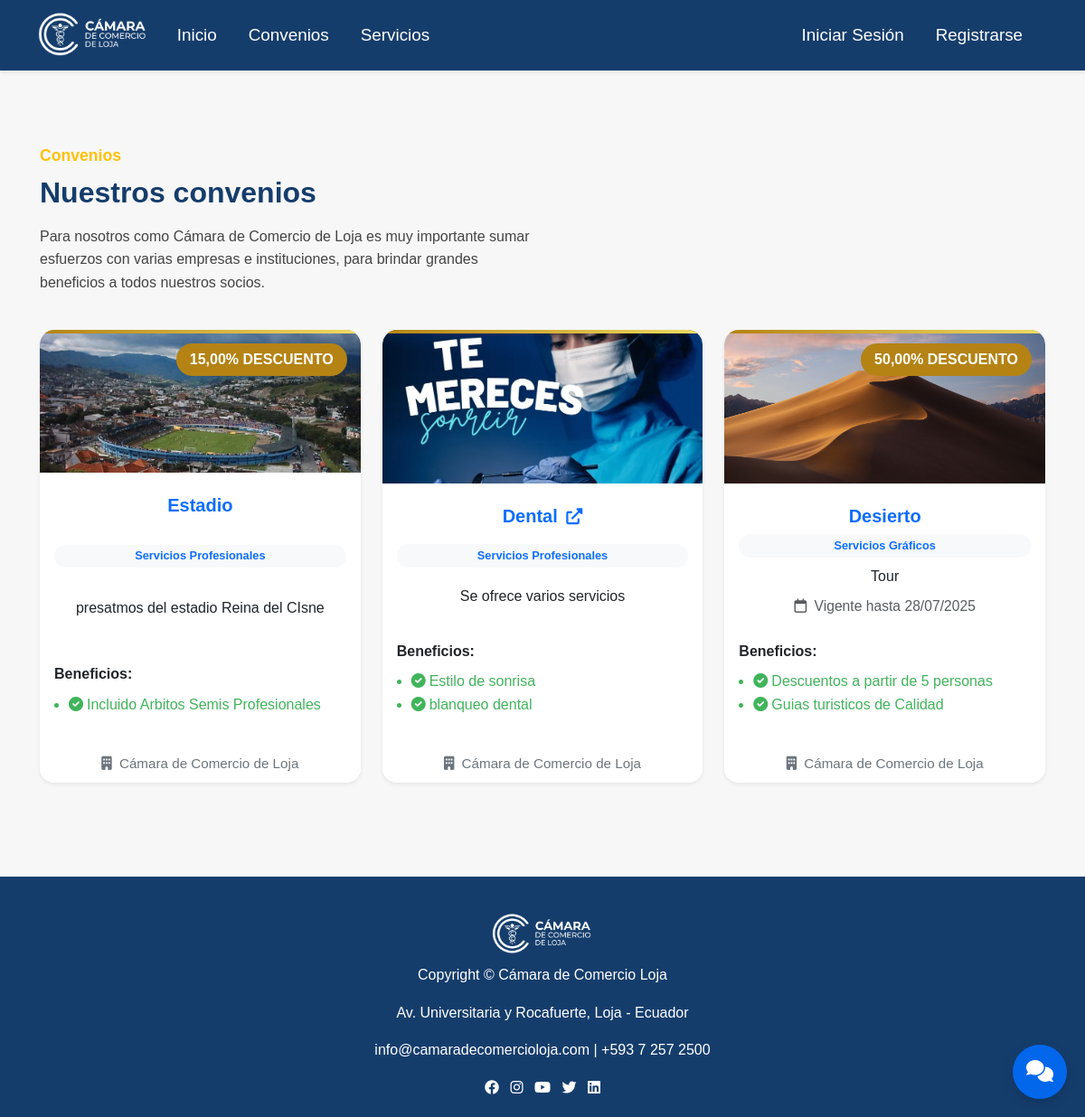
Screenshot of /convenios/ with the database file from the repository.
### camara/models.py (models this page shows, shortened)
class Convenio(models.Model):
    CATEGORIA_CHOICES = [
        ('financieros', 'Servicios Financieros'),
        ('turismo', 'Turismo y Hotelería'),
        ('profesionales', 'Servicios Profesionales'),
        ('graficos', 'Servicios Gráficos'),
    ]
    nombre = models.CharField(max_length=255)
    descripcion = models.TextField(null=True, blank=True)
    imagen = models.ImageField(upload_to='convenios/', null=True, blank=True)
    fecha_fin = models.DateField(null=True, blank=True)
    categoria = models.CharField(
        max_length=20,
        choices=CATEGORIA_CHOICES,
        default='financieros'
    )
    tiene_descuento = models.BooleanField(default=False)  # Nuevo campo
    porcentaje_descuento = models.DecimalField(max_digits=5, decimal_places=2, null=True, blank=True)  # Nuevo campo
    enlace = models.URLField("Enlace externo", null=True, blank=True)  # Nuevo campo

class Beneficio(models.Model):
    convenio = models.ForeignKey(Convenio, on_delete=models.SET_NULL, null=True)
    descripcion = models.TextField(null=True, blank=True)

### camara/views.py (the view)
# urls.py: path('convenios/', views.convenios, name='convenios'),
def convenios(request):
    convenios = Convenio.objects.all()
    return render(request, 'vista_publica/convenios.html', {'convenios': convenios})

### camara/template/vista_publica/convenios.html (shortened to what this page needs)
{% extends "master.html" %}
{% load static %}
{% block content %}
<div class="container mt-5">
    <div class="row align-items-center mb-4">
        <div class="col-md-6">
            <span class="convenios-subtitulo">Convenios</span>
            <h2 class="convenios-titulo mt-2">Nuestros convenios</h2>
            <p class="convenios-descripcion mt-3">
                Para nosotros como Cámara de Comercio de Loja es muy importante sumar esfuerzos con varias empresas e
                instituciones, para brindar grandes beneficios a todos nuestros socios.
            </p>
        </div>
    </div>
    <div class="row justify-content-center">
        {% for convenio in convenios %}
        <div class="col-md-4 mb-4 d-flex align-items-stretch">
            <div class="card shadow-sm h-100 w-100 border-0 rounded-4 card-convenio position-relative">
                {% if convenio.imagen %}
                <img src="{{ convenio.imagen.url }}" alt="{{ convenio.nombre }}" class="card-img-top rounded-top-4"
                    style="max-height:170px;object-fit:cover;">
                {% else %}
                <div class="card-img-top bg-light d-flex align-items-center justify-content-center rounded-top-4"
                    style="height:170px;">
                    <span class="text-muted"><i class="fas fa-image fa-2x"></i> Sin imagen</span>
                </div>
                {% endif %}
                {% if convenio.tiene_descuento and convenio.porcentaje_descuento %}
                <span class="discount-badge">{{ convenio.porcentaje_descuento }}% DESCUENTO</span>
                {% endif %}
                <div class="card-body text-center d-flex flex-column justify-content-between">
                    {% if convenio.enlace %}
                    <h5 class="card-title mt-2 fw-bold text-primary">
                        <a href="{{ convenio.enlace }}" target="_blank" style="text-decoration:none;color:inherit;">
                            {{ convenio.nombre }}
                            <i class="fas fa-external-link-alt ms-1" style="font-size:0.9em;"></i>
                        </a>
                    </h5>
                    {% else %}
                    <h5 class="card-title mt-2 fw-bold text-primary">{{ convenio.nombre }}</h5>
                    {% endif %}
                    <span class="badge bg-light text-primary mb-2">
                        {{ convenio.get_categoria_display }}
                    </span>
                    <p class="card-text mb-2">{{ convenio.descripcion }}</p>
                    {% if convenio.fecha_fin %}
                    <div class="text-muted mb-2" style="font-size:0.98em;">
                        <i class="fa-regular fa-calendar me-1"></i>
                        Vigente hasta {{ convenio.fecha_fin|date:"d/m/Y" }}
                    </div>
                    {% endif %}
                    {% with beneficios=convenio.beneficio_set.all %}
                    {% if beneficios %}
                    <div class="mt-3 text-start">
                        <strong>Beneficios:</strong>
                        <ul class="ps-3" style="margin-top:8px;">
                            {% for beneficio in beneficios %}
                            <li style="color:#40b45b;">
                                <i class="fas fa-check-circle me-1"></i>{{ beneficio.descripcion }}
                            </li>
                            {% endfor %}
                        </ul>
                    </div>
                    {% endif %}
                    {% endwith %}
                </div>
                <div class="card-footer bg-white border-0 text-center">
                    <span class="text-secondary" style="font-size:0.95em;">
                        <i class="fas fa-building me-1"></i> Cámara de Comercio de Loja
                    </span>
                </div>
            </div>
        </div>
        {% empty %}
        <div class="col-12">
            <div class="alert alert-info text-center">No hay convenios registrados.</div>
        </div>
        {% endfor %}
    </div>
</div>
{% endblock %}

### camara/static/css/style.css (style rules this page uses)
:root { --color-logo: #153D6C; --color-azul-brillante: #0367EC; --color-dorado: #B48314; --color-amarillo-claro: #F1DB62; --color-blanco: #FFFFFF; --color-gris-claro: #F8F9FA; --color-gris: #6C757D; --color-oscuro: #212529; }
* { margin: 0; padding: 0; box-sizing: border-box; }
body { font-family: 'Segoe UI', Tahoma, Geneva, Verdana, sans-serif; line-height: 1.6; color: var(--color-oscuro); background-color: var(--color-gris-claro); }
body { font-family: Arial, sans-serif; background: #f7f7f7; margin: 0; padding: 0; }
h2 { color: #003366; }
.card { border: none; border-radius: 15px; box-shadow: 0 4px 6px rgba(0,0,0,0.1); transition: all 0.3s ease; overflow: hidden; }
.card-convenio { position: relative; overflow: hidden; }
.card-convenio::before { content: ''; position: absolute; top: 0; left: 0; right: 0; height: 4px; background: linear-gradient(90deg, var(--color-dorado), var(--color-amarillo-claro)); }
.discount-badge { position: absolute; top: 15px; right: 15px; background-color: var(--color-dorado); color: var(--color-blanco); padding: 5px 15px; border-radius: 20px; font-weight: bold; }
.convenios-subtitulo { color: #ffc107; font-weight: 600; font-size: 1.1rem; }
.convenios-titulo { color: #153D6C; font-weight: bold; }
.convenios-descripcion { color: #444; font-size: 1rem; }
.fade-in-up { animation: fadeInUp 0.6s ease; }
.badge { font-size: 0.8em; padding: 0.5em 1em; border-radius: 20px; }

### camara/static/css/Formularios.css (style rules this page uses)
:root { --color-logo: #153D6C; --color-azul-brillante: #0367EC; --color-dorado: #B48314; --color-amarillo-claro: #F1DB62; --color-blanco: #FFFFFF; --color-gris-claro: #F8F9FA; --color-gris: #6C757D; --color-oscuro: #212529; }

### camara/static/css/afiliacion_detalle.css (style rules this page uses)
:root { --color-logo: #153D6C; --color-azul-brillante: #0367EC; --color-dorado: #B48314; --color-amarillo-claro: #F1DB62; --color-blanco: #FFFFFF; --color-gris-claro: #F8F9FA; --color-gris: #6C757D; --color-oscuro: #212529; }

### camara/static/css/registro.css (style rules this page uses)
:root { --color-logo: #153D6C; --color-azul: #0367EC; --color-dorado: #B48314; --color-amarillo: #F1DB62; --color-blanco: #fff; --color-gris-claro: #F8F9FA; --color-gris: #E9ECEF; }

### rows the page displays
Convenio: imagen (picture), porcentaje_descuento "15,00", nombre "Estadio", categoria "Servicios Profesionales", descripcion "presatmos del estadio Reina del CIsne"
Beneficio: descripcion "Incluido Arbitos Semis Profesionales"
Convenio: imagen (picture), nombre "Dental", categoria "Servicios Profesionales", descripcion "Se ofrece varios servicios"
Beneficio: descripcion "Estilo de sonrisa"
Beneficio: descripcion "blanqueo dental"
Convenio: imagen (picture), porcentaje_descuento "50,00", nombre "Desierto", categoria "Servicios Gráficos", descripcion "Tour", fecha_fin "28/07/2025"
Beneficio: descripcion "Descuentos a partir de 5 personas"
Beneficio: descripcion "Guias turisticos de Calidad"
